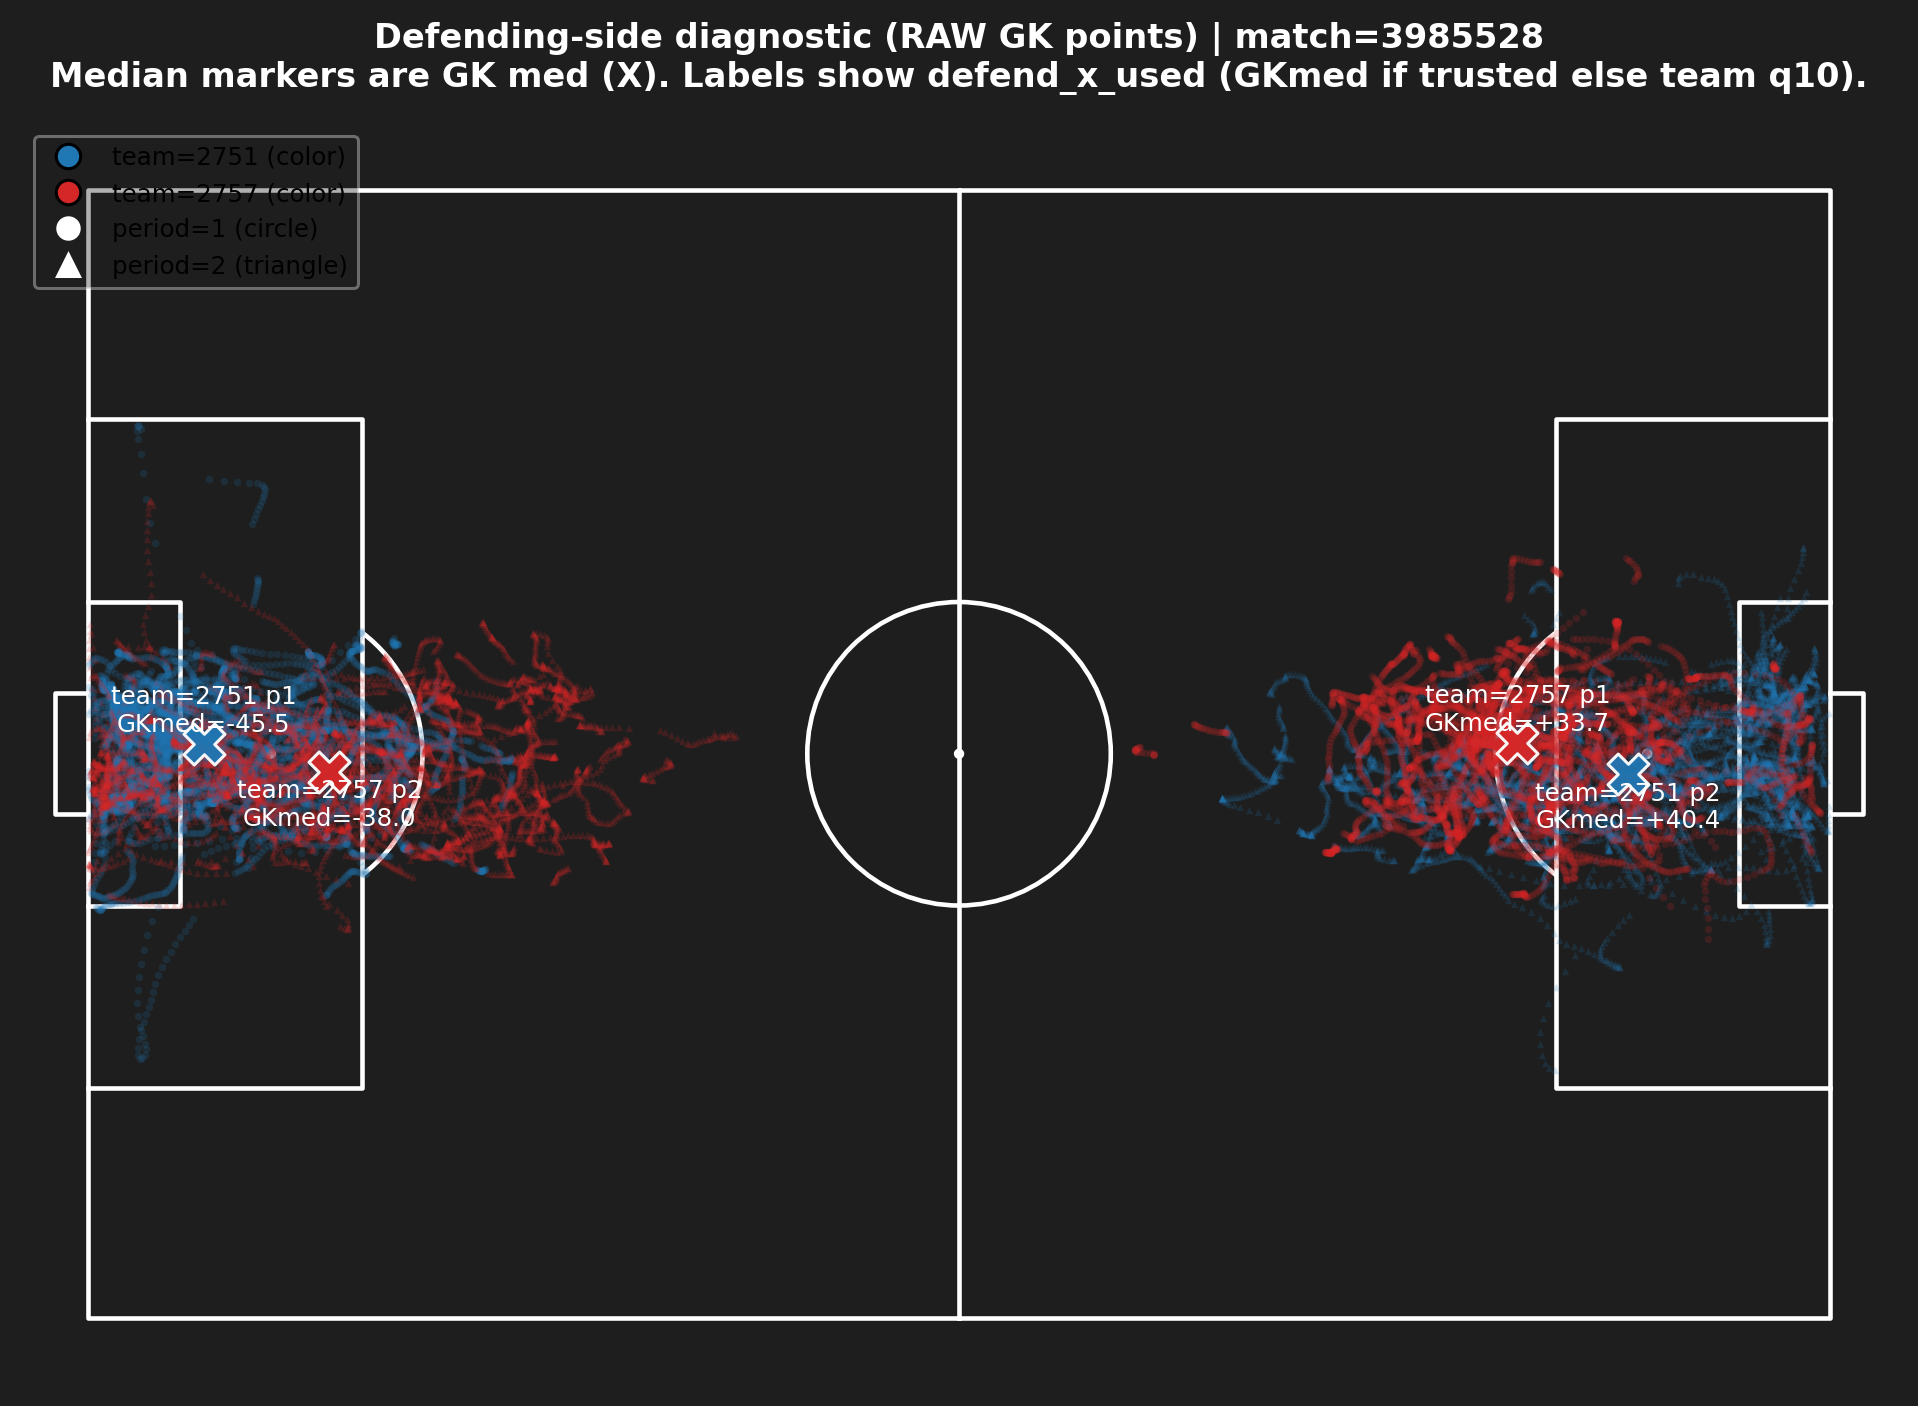

Write Python code to recreate this figure.
import json
from pathlib import Path

import matplotlib
matplotlib.use("Agg")
import matplotlib.pyplot as plt
import numpy as np
import pandas as pd
from mplsoccer import Pitch


PROJECT_ROOT = Path(__file__).resolve().parent
CREDS_FILE = PROJECT_ROOT / "creds" / "gdrive_folder.json"

# Centered SkillCorner grass bounds
X_MIN, X_MAX = -52.5, 52.5
Y_MIN, Y_MAX = -34.0, 34.0

# Trust GK median only if clearly away from midfield
GK_TRUST_THRESH = 30.0


def main() -> None:
    """
    Diagnostic: for one match, infer defending-side per (team_id, period) using:
      - GK median-x if |median-x| >= GK_TRUST_THRESH
      - else fallback to team 10th-percentile x

    Then plot RAW GK locations (no normalization) and mark GK median points for each
    (team_id, period) on a pitch so we can visually confirm which goal they defend.
    """
    with open(CREDS_FILE, "r") as f:
        cfg = json.load(f)

    final_data_dir = Path(cfg["final_data"])
    parquet_files = sorted(final_data_dir.glob("*.parquet"))
    if not parquet_files:
        raise FileNotFoundError(f"No parquet files found in: {final_data_dir}")

    match_path = parquet_files[0]
    df = pd.read_parquet(match_path)

    role_col = "role_name" if "role_name" in df.columns else ("position" if "position" in df.columns else None)
    if role_col is None:
        raise ValueError("Could not find a role/position column (expected 'role_name' or 'position').")

    team_col = "team" if "team" in df.columns else ("team_id" if "team_id" in df.columns else None)
    if team_col is None:
        raise ValueError("Could not find a stable team column (expected 'team' or 'team_id').")

    required = {"match_id", "period", team_col, "player_id", "x", "y"}
    missing = required - set(df.columns)
    if missing:
        raise ValueError(f"Missing required columns: {sorted(missing)}")

    df = df.copy()
    df["x"] = pd.to_numeric(df["x"], errors="coerce")
    df["y"] = pd.to_numeric(df["y"], errors="coerce")
    df = df.dropna(subset=["match_id", "period", team_col, "player_id", "x", "y"])

    # Filter to grass bounds to avoid optical junk dominating
    df = df[df["x"].between(X_MIN, X_MAX) & df["y"].between(Y_MIN, Y_MAX)].copy()

    gk = df[df[role_col].astype(str).str.lower().eq("goalkeeper")].copy()
    if gk.empty:
        raise ValueError(f"No goalkeepers found in {match_path.name}.")

    group_keys = ["match_id", "period", team_col]
    team_q10_x = df.groupby(group_keys, sort=False)["x"].quantile(0.10).rename("team_q10_x")
    gk_med_x = gk.groupby(group_keys, sort=False)["x"].median().rename("gk_med_x")
    gk_med_y = gk.groupby(group_keys, sort=False)["y"].median().rename("gk_med_y")

    # Combine into one table (index = group_keys)
    diag = pd.concat([team_q10_x, gk_med_x, gk_med_y], axis=1).reset_index()
    diag["gk_trusted"] = diag["gk_med_x"].abs() >= GK_TRUST_THRESH
    diag["defend_x_used"] = np.where(diag["gk_trusted"], diag["gk_med_x"], diag["team_q10_x"])
    diag["defending_plus_x"] = diag["defend_x_used"] > 0

    match_id = int(df["match_id"].iloc[0])
    out_csv = PROJECT_ROOT / "defending_side_diagnostic.csv"
    diag.to_csv(out_csv, index=False)

    # Plot raw GK locations + median markers by (team_id, period)
    pitch = Pitch(
        pitch_type="custom",
        pitch_length=105,
        pitch_width=68,
        pitch_color="#1e1e1e",
        line_color="#ffffff",
        linewidth=1.5,
        goal_type="box",
    )
    fig, ax = pitch.draw(figsize=(11, 6.5))
    fig.patch.set_facecolor("#1e1e1e")

    teams = sorted(gk[team_col].unique().tolist())
    if len(teams) > 2:
        teams = teams[:2]

    team_colors = {teams[0]: "#1f77b4"}
    if len(teams) > 1:
        team_colors[teams[1]] = "#d62728"

    # Raw points (small)
    for team_id in teams:
        for period, marker in [(1, "o"), (2, "^")]:
            sub = gk[(gk[team_col] == team_id) & (gk["period"] == period)]
            if sub.empty:
                continue
            x_plot = sub["x"].to_numpy() + 52.5
            y_plot = sub["y"].to_numpy() + 34.0
            ax.scatter(
                x_plot,
                y_plot,
                s=6,
                alpha=0.18,
                c=team_colors.get(team_id, "white"),
                marker=marker,
                linewidths=0,
            )

    # Median markers (big X) + annotation
    for _, row in diag.iterrows():
        team_id = int(row[team_col])
        if team_id not in team_colors:
            continue
        period = int(row["period"])
        mx = float(row["gk_med_x"])
        my = float(row["gk_med_y"])
        ax.scatter(
            mx + 52.5,
            my + 34.0,
            s=180,
            marker="X",
            c=team_colors[team_id],
            edgecolors="white",
            linewidths=1.0,
            alpha=0.95,
            zorder=5,
        )
        used = float(row["defend_x_used"])
        src = "GKmed" if bool(row["gk_trusted"]) else "q10"
        ax.text(
            mx + 52.5,
            my + 34.0 + (2.0 if period == 1 else -2.0),
            f"{team_col}={team_id} p{period}\n{src}={used:+.1f}",
            color="white",
            fontsize=8,
            ha="center",
            va="center",
            zorder=6,
        )

    ax.set_title(
        f"Defending-side diagnostic (RAW GK points) | match={match_id}\n"
        f"Median markers are GK med (X). Labels show defend_x_used (GKmed if trusted else team q10).",
        fontsize=11,
        color="white",
        pad=12,
        fontweight="bold",
    )

    # Legend (team colors + half markers)
    handles = []
    labels = []
    for team_id in teams:
        handles.append(plt.Line2D([0], [0], marker="o", color="none", markerfacecolor=team_colors[team_id], markersize=8))
        labels.append(f"{team_col}={team_id} (color)")
    handles.append(plt.Line2D([0], [0], marker="o", color="white", markerfacecolor="white", markersize=7, linestyle="None"))
    labels.append("period=1 (circle)")
    handles.append(plt.Line2D([0], [0], marker="^", color="white", markerfacecolor="white", markersize=7, linestyle="None"))
    labels.append("period=2 (triangle)")
    ax.legend(handles, labels, framealpha=0.35, facecolor="#1e1e1e", edgecolor="white", fontsize=8, loc="upper left")

    out_png = PROJECT_ROOT / "defending_side_diagnostic_pitch.png"
    plt.tight_layout()
    plt.savefig(out_png, dpi=220, bbox_inches="tight", facecolor=fig.get_facecolor())
    plt.close(fig)

    print(f"Saved: {out_png}")
    print(f"Saved table: {out_csv}")
    print(f"Used file: {match_path}")


if __name__ == "__main__":
    main()
